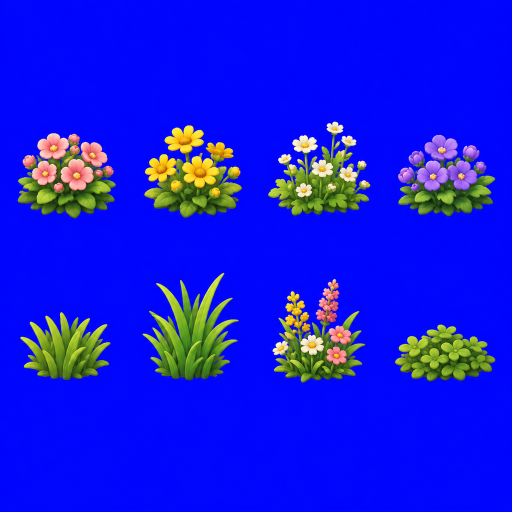
#> input picture docs/collaboration/round170_visual_rebuild_asset_generation/flowers/raw/round170_flowers_grass_ai_raw_sheet_v001.png, 1024 x 1024 px (shown at 1/2 size)
$ python normalize_round170_flowers.py
#> lines starting #> are read from the running program, lines starting #| are printed output that depends on the picture
#> in main, source is the input picture: PIL image 1024x1024 RGB; mean R, G, B 20.6, 25.6, 224.8
from __future__ import annotations

import json
from collections import deque
from pathlib import Path

import numpy as np
from PIL import Image, ImageDraw


ROOT = Path(__file__).resolve().parent
ASSET_DIR = Path("assets/art/visual_rebuild/round170/flowers")
RAW = ROOT / "raw" / "round170_flowers_grass_ai_raw_sheet_v001.png"
ALPHA = ROOT / "round170_flowers_grass_ai_raw_sheet_v001_chroma_alpha.png"
ATLAS = ROOT / "round170_flowers_grass_props_64x64_atlas_v001.png"
PIVOT_PROOF = ROOT / "round170_flowers_grass_props_64x64_pivot_proof_v001.png"
MANIFEST = ROOT / "round170_flowers_grass_props_64x64_manifest_v001.json"
NORMALIZED_DIR = ROOT / "normalized_64x64"
ASSET_ATLAS = ASSET_DIR / "flowers_grass_props_64x64_atlas_v001.png"
ASSET_PIVOT_PROOF = ASSET_DIR / "flowers_grass_props_64x64_pivot_proof_v001.png"
ASSET_MANIFEST = ASSET_DIR / "flowers_grass_props_64x64_manifest_v001.json"

KEY = np.array([0, 0, 255], dtype=np.int16)
GRID_COLUMNS = 4
GRID_ROWS = 2
CELL_SIZE = (64, 64)
FIT_BOX = (54, 50)
PIVOT = (32, 58)
MIN_COMPONENT_PIXELS = 16

ITEM_IDS = [
    "flower_grass_patch.01_pink_flowers",
    "flower_grass_patch.02_yellow_daisies",
    "flower_grass_patch.03_white_wildflowers",
    "flower_grass_patch.04_purple_flowers",
    "flower_grass_patch.05_short_grass",
    "flower_grass_patch.06_tall_grass",
    "flower_grass_patch.07_mixed_meadow",
    "flower_grass_patch.08_leafy_ground_cover",
]


def repo_path(path: Path) -> str:
    if path.is_absolute():
        return str(path.relative_to(Path.cwd()))
    return path.as_posix()


def alpha_from_key(rgb: np.ndarray) -> np.ndarray:
    dist = np.linalg.norm(rgb.astype(np.int16) - KEY, axis=2)
    alpha = np.clip((dist - 42.0) / 84.0, 0.0, 1.0) * 255.0
    return alpha.astype(np.uint8)


def bbox_from_alpha(alpha: np.ndarray) -> tuple[int, int, int, int] | None:
    ys, xs = np.where(alpha > 8)
    if len(xs) == 0:
        return None
    return int(xs.min()), int(ys.min()), int(xs.max()) + 1, int(ys.max()) + 1


def component_count(alpha: np.ndarray) -> int:
    mask = alpha > 8
    visited = np.zeros(mask.shape, dtype=bool)
    count = 0
    height, width = mask.shape
    for y in range(height):
        for x in range(width):
            if not mask[y, x] or visited[y, x]:
                continue
            pixels = 0
            queue: deque[tuple[int, int]] = deque([(x, y)])
            visited[y, x] = True
            while queue:
                cx, cy = queue.popleft()
                pixels += 1
                for nx, ny in ((cx + 1, cy), (cx - 1, cy), (cx, cy + 1), (cx, cy - 1)):
                    if nx < 0 or ny < 0 or nx >= width or ny >= height:
                        continue
                    if mask[ny, nx] and not visited[ny, nx]:
                        visited[ny, nx] = True
                        queue.append((nx, ny))
            if pixels >= MIN_COMPONENT_PIXELS:
                count += 1
    return count


def edge_touch(alpha: np.ndarray) -> dict[str, int]:
    return {
        "top": int(np.count_nonzero(alpha[0, :] > 8)),
        "bottom": int(np.count_nonzero(alpha[-1, :] > 8)),
        "left": int(np.count_nonzero(alpha[:, 0] > 8)),
        "right": int(np.count_nonzero(alpha[:, -1] > 8)),
    }


def visible_key_pixels(rgba: Image.Image) -> int:
    arr = np.array(rgba)
    rgb = arr[:, :, :3].astype(np.int16)
    alpha = arr[:, :, 3]
    dist = np.linalg.norm(rgb - KEY, axis=2)
    return int(np.count_nonzero((dist < 24) & (alpha > 8)))


def despill_key_pixels(rgba: Image.Image) -> Image.Image:
    arr = np.array(rgba)
    rgb = arr[:, :, :3].astype(np.int16)
    alpha = arr[:, :, 3]
    dist = np.linalg.norm(rgb - KEY, axis=2)
    near_key = (dist < 28) & (alpha > 0)
    arr[:, :, 3][near_key] = 0
    return Image.fromarray(arr, "RGBA")


def chroma_alpha(source: Image.Image) -> Image.Image:
    rgb = np.array(source.convert("RGB"))
    alpha = alpha_from_key(rgb)
    rgba = np.dstack([rgb, alpha])
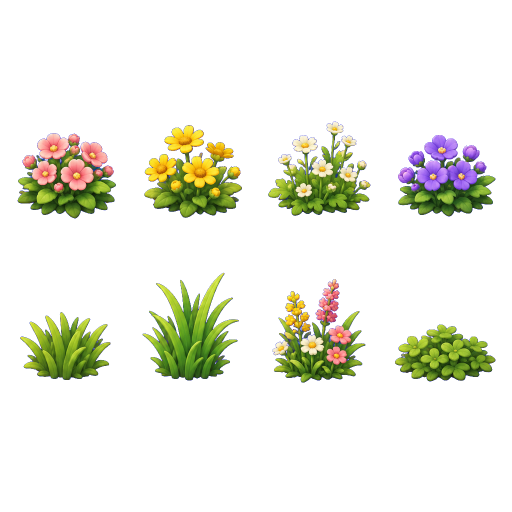
#> rgba: shape (1024, 1024, 4) (shown at 1/2 size); mean R, G, B, A 20.6, 25.6, 224.8, 38.6; transparent parts drawn white
    return despill_key_pixels(Image.fromarray(rgba, "RGBA"))
#> in despill_key_pixels, `near_key = (dist < 28) & (alpha > 0)`: near_key: shape (1024, 1024) bool; every value is 0


def normalize_cell(source_cell: Image.Image, index: int) -> tuple[Image.Image, dict]:
    cell_rgba = chroma_alpha(source_cell)
    alpha = np.array(cell_rgba)[:, :, 3]
    source_bbox = bbox_from_alpha(alpha)
    if source_bbox is None:
        normalized = Image.new("RGBA", CELL_SIZE, (0, 0, 0, 0))
        return normalized, {"status": "fail", "reason": "empty_source_cell"}

    crop = cell_rgba.crop(source_bbox)
    crop_alpha = np.array(crop)[:, :, 3]
    crop_bbox = bbox_from_alpha(crop_alpha)
    if crop_bbox is not None:
        crop = crop.crop(crop_bbox)

    scale = min(FIT_BOX[0] / crop.width, FIT_BOX[1] / crop.height)
    new_size = (max(1, round(crop.width * scale)), max(1, round(crop.height * scale)))
    resized = despill_key_pixels(crop.resize(new_size, Image.Resampling.LANCZOS))
    normalized = Image.new("RGBA", CELL_SIZE, (0, 0, 0, 0))
    x = int(round(PIVOT[0] - resized.width / 2))
    y = int(round(PIVOT[1] - resized.height))
    normalized.alpha_composite(resized, (x, y))
    normalized = despill_key_pixels(normalized)

    norm_alpha = np.array(normalized)[:, :, 3]
    placed_bbox = bbox_from_alpha(norm_alpha)
    margins = None
    if placed_bbox:
        margins = {
            "left": placed_bbox[0],
            "top": placed_bbox[1],
            "right": CELL_SIZE[0] - placed_bbox[2],
            "bottom": CELL_SIZE[1] - placed_bbox[3],
        }

    normalized_path = NORMALIZED_DIR / f"flower_grass_patch_{index:02d}_64x64.png"
    normalized.save(normalized_path)
    touches = edge_touch(norm_alpha)
    key_pixels = visible_key_pixels(normalized)
    components = component_count(norm_alpha)
    status = "pass"
    reasons: list[str] = []
    if any(touches.values()):
        status = "fail"
        reasons.append("alpha_touches_cell_edge")
    if key_pixels:
        status = "fail"
        reasons.append("visible_chroma_key_pixels")
    if components > 3:
        status = "warn"
        reasons.append("many_small_components")

    return normalized, {
        "index": index,
        "id": ITEM_IDS[index - 1],
        "source_cell": {"row": (index - 1) // GRID_COLUMNS, "column": (index - 1) % GRID_COLUMNS},
        "source_bbox_in_cell": list(source_bbox),
        "normalized_png": repo_path(normalized_path),
        "cell_size": list(CELL_SIZE),
        "fit_box": list(FIT_BOX),
        "pivot_px": list(PIVOT),
        "placed_bbox": list(placed_bbox) if placed_bbox else None,
        "margins_px": margins,
        "edge_touch_count": touches,
        "components": components,
        "max_components": 3,
        "visible_key_pixel_count": key_pixels,
        "scale_from_source_crop": scale,
        "status": status,
        "reasons": reasons,
    }


def make_pivot_proof(atlas: Image.Image) -> Image.Image:
    proof = Image.new("RGBA", atlas.size, (242, 247, 238, 255))
    proof.alpha_composite(atlas)
    draw = ImageDraw.Draw(proof)
    for row in range(GRID_ROWS):
        for column in range(GRID_COLUMNS):
            x0 = column * CELL_SIZE[0]
            y0 = row * CELL_SIZE[1]
            x1 = x0 + CELL_SIZE[0]
            y1 = y0 + CELL_SIZE[1]
            draw.rectangle((x0, y0, x1 - 1, y1 - 1), outline=(20, 84, 84, 180), width=1)
            baseline = y0 + PIVOT[1]
            pivot_x = x0 + PIVOT[0]
            draw.line((x0, baseline, x1, baseline), fill=(255, 90, 40, 210), width=1)
            draw.line((pivot_x - 3, baseline, pivot_x + 3, baseline), fill=(20, 20, 20, 255), width=1)
            draw.line((pivot_x, baseline - 3, pivot_x, baseline + 3), fill=(20, 20, 20, 255), width=1)
    return proof


def main() -> None:
    NORMALIZED_DIR.mkdir(parents=True, exist_ok=True)
    ASSET_DIR.mkdir(parents=True, exist_ok=True)

    source = Image.open(RAW).convert("RGB")
    alpha_source = chroma_alpha(source)
    alpha_source.save(ALPHA)
    width, height = source.size
#> width = 1024; height = 1024
    source_cell_w = width // GRID_COLUMNS
#> source_cell_w = 256
    source_cell_h = height // GRID_ROWS
#> source_cell_h = 512

    atlas = Image.new("RGBA", (GRID_COLUMNS * CELL_SIZE[0], GRID_ROWS * CELL_SIZE[1]), (0, 0, 0, 0))
#> atlas: PIL image 256x128 RGBA; every value is 0
    items = []
    for index in range(1, GRID_COLUMNS * GRID_ROWS + 1):
        column = (index - 1) % GRID_COLUMNS
        row = (index - 1) // GRID_COLUMNS
        crop_box = (
            column * source_cell_w,
            row * source_cell_h,
            (column + 1) * source_cell_w,
            (row + 1) * source_cell_h,
        )
        normalized, item = normalize_cell(source.crop(crop_box), index)
        atlas.alpha_composite(normalized, (column * CELL_SIZE[0], row * CELL_SIZE[1]))
        items.append(item)
#> this loop made 8 passes
#> (source_bbox in normalize_cell, crop_bbox in normalize_cell, placed_bbox in normalize_cell, margins in normalize_cell) on passes 1 to 6: ((35, 266, 232, 437), (0, 0, 197, 171), (5, 11, 59, 58), {'left': 5, 'top': 11, 'right': 5, 'bottom': 6}), ((32, 250, 228, 436), (0, 0, 196, 186), (6, 8, 59, 58), {'left': 6, 'top': 8, 'right': 5, 'bottom': 6}), ((24, 243, 229, 432), (0, 0, 205, 189), (5, 8, 59, 58), {'left': 5, 'top': 8, 'right': 5, 'bottom': 6}), ((28, 270, 223, 433), (0, 0, 195, 163), (5, 13, 59, 58), {'left': 5, 'top': 13, 'right': 5, 'bottom': 6}), ((40, 112, 222, 248), (0, 0, 182, 136), (5, 18, 59, 58), {'left': 5, 'top': 18, 'right': 5, 'bottom': 6}), ((29, 33, 222, 249), (0, 0, 193, 216), (10, 8, 55, 58), {'left': 10, 'top': 8, 'right': 9, 'bottom': 6})
#> pass 1, in alpha_from_key (call 2), `alpha = np.clip((dist - 42.0) / 84.0, 0.0, 1.0) * 255.0`:
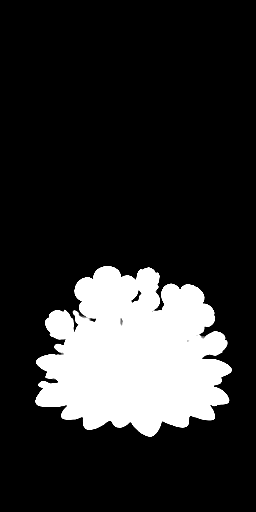
#> alpha: shape (512, 256) float64; min 0, max 255, mean 45.9
#> after the loop:
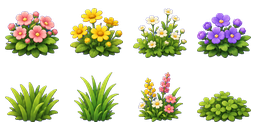
#> atlas: PIL image 256x128 RGBA; mean R, G, B, A 54.9, 57.9, 32.7, 86.5; transparent parts drawn white
#> after the loop:
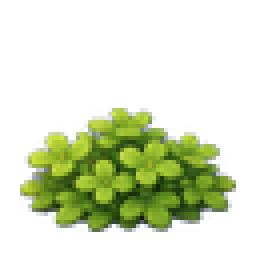
#> normalized: PIL image 64x64 RGBA (shown 4 times larger); mean R, G, B, A 33.9, 43.9, 14.9, 68.4; transparent parts drawn white
#> after the loop, items = 8 items

    atlas.save(ATLAS)
    atlas.save(ASSET_ATLAS)
    pivot_proof = make_pivot_proof(atlas)
    pivot_proof.save(PIVOT_PROOF)
    pivot_proof.save(ASSET_PIVOT_PROOF)

    alpha_arr = np.array(alpha_source)[:, :, 3]
    gate_status = "pass"
    if any(item["status"] == "fail" for item in items):
        gate_status = "fail"
    elif any(item["status"] == "warn" for item in items):
        gate_status = "warn"

    manifest = {
        "status": "normalized_candidate",
        "round": "Round170",
        "worker": "C",
        "runtime_boundary": "proof_only_no_runtime_mapping_no_asset_resolver_no_theme_profile",
        "source": repo_path(RAW),
        "alpha_source": repo_path(ALPHA),
        "atlas": repo_path(ATLAS),
        "asset_tree_atlas": repo_path(ASSET_ATLAS),
        "pivot_proof": repo_path(PIVOT_PROOF),
        "asset_tree_pivot_proof": repo_path(ASSET_PIVOT_PROOF),
        "source_grid": {"columns": GRID_COLUMNS, "rows": GRID_ROWS},
        "source_image_size": [width, height],
        "cell_size": list(CELL_SIZE),
        "fit_box": list(FIT_BOX),
        "pivot_px": list(PIVOT),
        "key_color": "#0000ff",
        "key_family": "distance_threshold",
        "alpha_source_edge_touch_count": edge_touch(alpha_arr),
        "items": items,
        "gate": {
            "result": gate_status,
            "total_items": len(items),
            "pass_items": sum(1 for item in items if item["status"] == "pass"),
            "warn_items": sum(1 for item in items if item["status"] == "warn"),
            "fail_items": sum(1 for item in items if item["status"] == "fail"),
            "atlas_has_alpha": atlas.mode == "RGBA",
            "atlas_visible_key_pixel_count": visible_key_pixels(atlas),
            "atlas_edge_touch_count": edge_touch(np.array(atlas)[:, :, 3]),
        },
        "risks": [
            "AI sheet contents are proof candidates and may need art-direction review for species/readability.",
            "64x64 cells are suitable for dense layout previews, not final production approval.",
            "No runtime mapping, logical asset registration, ThemeProfile, or AssetResolver changes were made.",
        ],
    }
#> in visible_key_pixels (call 9), `rgb = arr[:, :, :3].astype(np.int16)`:
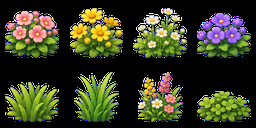
#> rgb: shape (128, 256, 3) int16; mean R, G, B 54.9, 57.9, 32.7
#> in visible_key_pixels (call 9), `alpha = arr[:, :, 3]`:
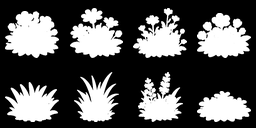
#> alpha: shape (128, 256); min 0, max 255, mean 86.5
#> in visible_key_pixels (call 9), `dist = np.linalg.norm(rgb - KEY, axis=2)`:
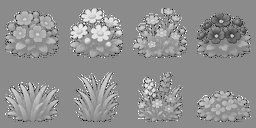
#> dist: shape (128, 256) float64; min 29.41, max 441.7, mean 263.9; drawn with min black and max white
    MANIFEST.write_text(json.dumps(manifest, ensure_ascii=False, indent=2) + "\n", encoding="utf-8")
    ASSET_MANIFEST.write_text(json.dumps(manifest, ensure_ascii=False, indent=2) + "\n", encoding="utf-8")


if __name__ == "__main__":
    main()
